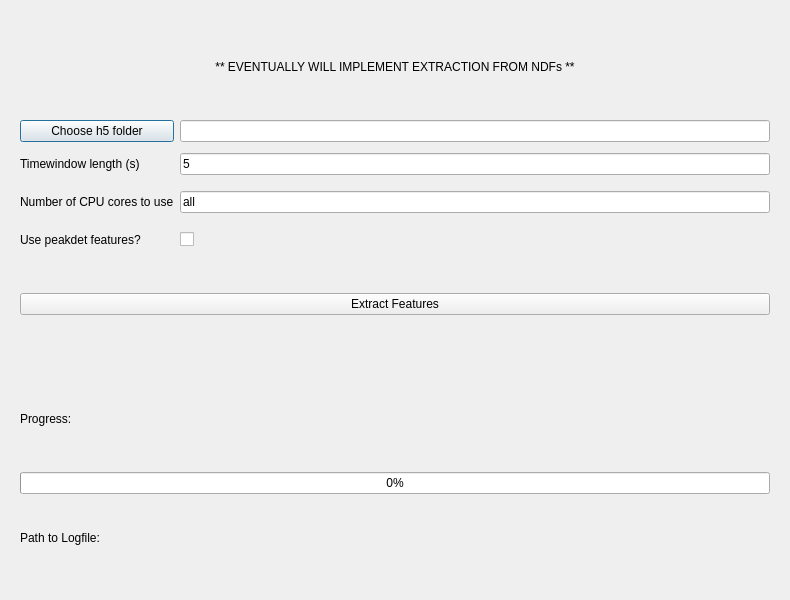
<?xml version="1.0" encoding="UTF-8"?>
<ui version="4.0">
 <class>make_features</class>
 <widget class="QDialog" name="make_features">
  <property name="geometry">
   <rect>
    <x>0</x>
    <y>0</y>
    <width>790</width>
    <height>600</height>
   </rect>
  </property>
  <property name="sizePolicy">
   <sizepolicy hsizetype="Preferred" vsizetype="Fixed">
    <horstretch>0</horstretch>
    <verstretch>0</verstretch>
   </sizepolicy>
  </property>
  <property name="minimumSize">
   <size>
    <width>790</width>
    <height>0</height>
   </size>
  </property>
  <property name="maximumSize">
   <size>
    <width>16777215</width>
    <height>600</height>
   </size>
  </property>
  <property name="windowTitle">
   <string>Dialog</string>
  </property>
  <layout class="QGridLayout" name="gridLayout">
   <property name="leftMargin">
    <number>20</number>
   </property>
   <property name="topMargin">
    <number>20</number>
   </property>
   <property name="rightMargin">
    <number>20</number>
   </property>
   <property name="bottomMargin">
    <number>20</number>
   </property>
   <item row="0" column="0">
    <widget class="QLabel" name="label_4">
     <property name="sizePolicy">
      <sizepolicy hsizetype="Preferred" vsizetype="Fixed">
       <horstretch>0</horstretch>
       <verstretch>0</verstretch>
      </sizepolicy>
     </property>
     <property name="minimumSize">
      <size>
       <width>0</width>
       <height>32</height>
      </size>
     </property>
     <property name="autoFillBackground">
      <bool>false</bool>
     </property>
     <property name="frameShape">
      <enum>QFrame::NoFrame</enum>
     </property>
     <property name="text">
      <string>** EVENTUALLY WILL IMPLEMENT EXTRACTION FROM NDFs **</string>
     </property>
     <property name="alignment">
      <set>Qt::AlignCenter</set>
     </property>
    </widget>
   </item>
   <item row="1" column="0">
    <layout class="QGridLayout" name="gridLayout_2">
     <property name="sizeConstraint">
      <enum>QLayout::SetDefaultConstraint</enum>
     </property>
     <item row="1" column="1">
      <widget class="QLineEdit" name="chunk_len_box">
       <property name="text">
        <string>5</string>
       </property>
      </widget>
     </item>
     <item row="2" column="0">
      <widget class="QLabel" name="label_3">
       <property name="sizePolicy">
        <sizepolicy hsizetype="Preferred" vsizetype="Fixed">
         <horstretch>0</horstretch>
         <verstretch>0</verstretch>
        </sizepolicy>
       </property>
       <property name="minimumSize">
        <size>
         <width>0</width>
         <height>32</height>
        </size>
       </property>
       <property name="text">
        <string>Number of CPU cores to use</string>
       </property>
       <property name="alignment">
        <set>Qt::AlignLeading|Qt::AlignLeft|Qt::AlignVCenter</set>
       </property>
      </widget>
     </item>
     <item row="1" column="0">
      <widget class="QLabel" name="label">
       <property name="sizePolicy">
        <sizepolicy hsizetype="Preferred" vsizetype="Fixed">
         <horstretch>0</horstretch>
         <verstretch>0</verstretch>
        </sizepolicy>
       </property>
       <property name="minimumSize">
        <size>
         <width>0</width>
         <height>32</height>
        </size>
       </property>
       <property name="text">
        <string>Timewindow length (s)</string>
       </property>
       <property name="alignment">
        <set>Qt::AlignLeading|Qt::AlignLeft|Qt::AlignVCenter</set>
       </property>
      </widget>
     </item>
     <item row="3" column="0">
      <widget class="QLabel" name="label_2">
       <property name="sizePolicy">
        <sizepolicy hsizetype="Preferred" vsizetype="Fixed">
         <horstretch>0</horstretch>
         <verstretch>0</verstretch>
        </sizepolicy>
       </property>
       <property name="minimumSize">
        <size>
         <width>0</width>
         <height>32</height>
        </size>
       </property>
       <property name="text">
        <string>Use peakdet features?</string>
       </property>
       <property name="alignment">
        <set>Qt::AlignLeading|Qt::AlignLeft|Qt::AlignVCenter</set>
       </property>
      </widget>
     </item>
     <item row="0" column="1">
      <widget class="QLineEdit" name="h5_display">
       <property name="minimumSize">
        <size>
         <width>300</width>
         <height>0</height>
        </size>
       </property>
      </widget>
     </item>
     <item row="3" column="1">
      <widget class="QCheckBox" name="run_peakdet_checkBox">
       <property name="text">
        <string/>
       </property>
      </widget>
     </item>
     <item row="2" column="1">
      <widget class="QLineEdit" name="cores_to_use">
       <property name="text">
        <string>all</string>
       </property>
      </widget>
     </item>
     <item row="0" column="0">
      <widget class="QPushButton" name="set_h5_folder">
       <property name="enabled">
        <bool>true</bool>
       </property>
       <property name="text">
        <string>Choose h5 folder</string>
       </property>
      </widget>
     </item>
    </layout>
   </item>
   <item row="2" column="0">
    <widget class="QPushButton" name="extract_features_button">
     <property name="text">
      <string>Extract Features</string>
     </property>
    </widget>
   </item>
   <item row="3" column="0">
    <widget class="QLabel" name="hidden_label">
     <property name="sizePolicy">
      <sizepolicy hsizetype="Preferred" vsizetype="Fixed">
       <horstretch>0</horstretch>
       <verstretch>0</verstretch>
      </sizepolicy>
     </property>
     <property name="minimumSize">
      <size>
       <width>600</width>
       <height>0</height>
      </size>
     </property>
     <property name="text">
      <string/>
     </property>
    </widget>
   </item>
   <item row="4" column="0">
    <widget class="QLabel" name="progress_bar_label">
     <property name="sizePolicy">
      <sizepolicy hsizetype="Preferred" vsizetype="Fixed">
       <horstretch>0</horstretch>
       <verstretch>0</verstretch>
      </sizepolicy>
     </property>
     <property name="minimumSize">
      <size>
       <width>0</width>
       <height>32</height>
      </size>
     </property>
     <property name="text">
      <string>Progress:</string>
     </property>
    </widget>
   </item>
   <item row="5" column="0">
    <widget class="QProgressBar" name="progressBar">
     <property name="minimumSize">
      <size>
       <width>700</width>
       <height>0</height>
      </size>
     </property>
     <property name="value">
      <number>0</number>
     </property>
    </widget>
   </item>
   <item row="6" column="0">
    <widget class="QLabel" name="logpath_dsplay">
     <property name="sizePolicy">
      <sizepolicy hsizetype="Preferred" vsizetype="Fixed">
       <horstretch>0</horstretch>
       <verstretch>0</verstretch>
      </sizepolicy>
     </property>
     <property name="text">
      <string>Path to Logfile:</string>
     </property>
    </widget>
   </item>
  </layout>
 </widget>
 <resources/>
 <connections/>
</ui>
